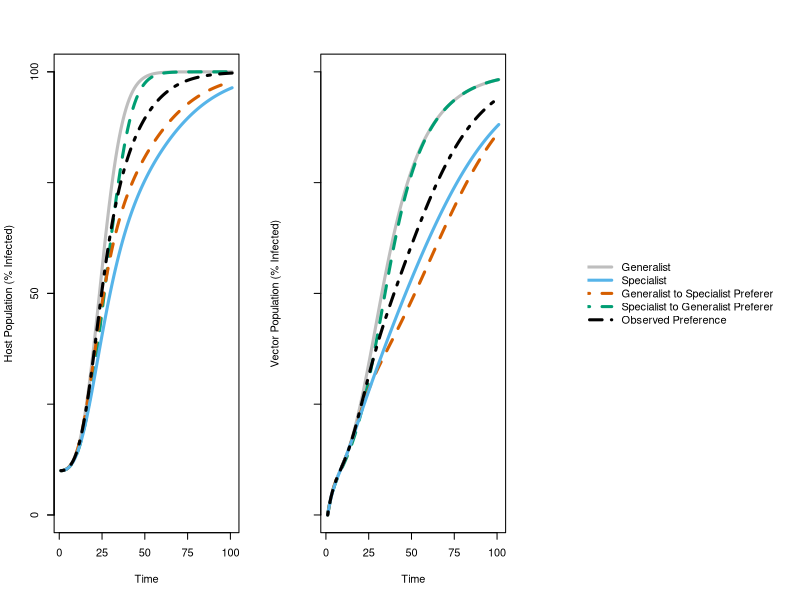

This figure's R source:
# Multihost species preference model
# Preference depends on vector status (non-viruliferous versus viruliferous) as in SingleHostModel.R
# And now also depends on species identity.
# This code is written for two species identities: annual versus perennial hosts.
# Lauren Shoemaker

# Requires library deSolve to solve differential equations
# Load library 
library(deSolve)

# Model set-up
times <- 0:100            # Total amount of time-steps to run the model
T <- 100                  # total number of plants
                          # (won't alter outcome if starting with a percent of hosts infected)
percent_annual <- .5      # Percent of the host community consisting 

starting_infection <- .1  # Percent hosts already infected
starting_vectors <- 50    # Starting vector population size


sA <- round(T*percent_annual*(1-starting_infection))        # Starting number of healthy annuals
iA <- round(T*percent_annual*starting_infection)            # Starting number of infected annuals
sP <- round(T*(1-percent_annual)*(1-starting_infection))    # Starting number of healthy perennials
iP <-round(T*(1-percent_annual)*starting_infection)         # Starting number of infected perennials
sV <- starting_vectors                                      # Starting number of healthy vectors
iV <- 0                                                     # Starting number of infected vectors
starting <- c(sA, iA, sP, iP, sV, iV)

# Model parameters
r_AI <- .2245       # Vector growth on infected annual
r_AH <- .2245       # Vector growth on healthy annual
r_PI <- .2245       # Vector growth on infected perennial
r_PH <- .2245       # Vector growth on healthy perennial
K_A <- 5            # Carrying capacity annual
K_P <- 5            # Carrying capacity perennial
beta_VA <- .05      # Transmission vector to annual
beta_VP <- .05      # Transmission vector to perennial
beta_AV <- .05      # Transmission annual to vector
beta_PV <- .05      # Transmission perennial to vector


# ----------------------------------------------------------------------------------------------------
# Create system of differential equations that will be solved using lsoda
system.eqns=function(t,N,pars) {
  
  # total number of equations
  Ndot <- numeric(6); 

  # susceptible annual 
  Ndot[1] = -beta_VA*N[6]*(i_AH*N[1]/(i_AH*N[1]+i_AI*N[2]+i_PH*N[3]+i_PI*N[4]))
  
  # infected annual 
  Ndot[2] = beta_VA*N[6]*(i_AH*N[1]/(i_AH*N[1]+i_AI*N[2]+i_PH*N[3]+i_PI*N[4]))
  
  # susceptible perennial 
  Ndot[3] = -beta_VP*N[6]*(i_PH*N[3]/(i_AH*N[1]+i_AI*N[2]+i_PH*N[3]+i_PI*N[4]))
  
  # infected perennial 
  Ndot[4] = beta_VP*N[6]*(i_PH*N[3]/(i_AH*N[1]+i_AI*N[2]+i_PH*N[3]+i_PI*N[4]))
  
  # susceptible vector
  Ndot[5] = r_AH*((h_AH*N[1]/(h_AH*N[1]+h_AI*N[2]+h_PH*N[3]+h_PI*N[4]))*
                    N[5]+(i_AH*N[1]/(i_AH*N[1]+i_AI*N[2]+i_PH*N[3]+i_PI*N[4]))*N[6])*
    (1-(((h_AH*N[1]/(h_AH*N[1]+h_AI*N[2]+h_PH*N[3]+h_PI*N[4]))*
           N[5]+(i_AH*N[1]/(i_AH*N[1]+i_AI*N[2]+i_PH*N[3]+i_PI*N[4]))*N[6])/(K_A*N[1]))) + 
    r_PH*((h_PH*N[3]/(h_AH*N[1]+h_AI*N[2]+h_PH*N[3]+h_PI*N[4]))*N[5]+
            (i_PH*N[3]/(i_AH*N[1]+i_AI*N[2]+i_PH*N[3]+i_PI*N[4]))*N[6])*
    (1-(((h_PH*N[3]/(h_AH*N[1]+h_AI*N[2]+h_PH*N[3]+h_PI*N[4]))*N[5]+
           (i_PH*N[3]/(i_AH*N[1]+i_AI*N[2]+i_PH*N[3]+i_PI*N[4]))*N[6])/(K_P*N[3]))) - 
    beta_AV*(h_AI*N[2]/(h_AH*N[1]+h_AI*N[2]+h_PH*N[3]+h_PI*N[4]))*N[5] - 
    beta_PV*(h_PI*N[4]/(h_AH*N[1]+h_AI*N[2]+h_PH*N[3]+h_PI*N[4]))*N[5]
  
  # infected vector
  Ndot[6] = r_AI*((h_AI*N[2]/(h_AH*N[1]+h_AI*N[2]+h_PH*N[3]+h_PI*N[4]))*
                    N[5]+(i_AI*N[2]/(i_AH*N[1]+i_AI*N[2]+i_PH*N[3]+i_PI*N[4]))*N[6])*
    (1-(((h_AI*N[2]/(h_AH*N[1]+h_AI*N[2]+h_PH*N[3]+h_PI*N[4]))*
           N[5]+(i_AI*N[2]/(i_AH*N[1]+i_AI*N[2]+i_PH*N[3]+i_PI*N[4]))*N[6])/(K_A*N[2]))) + 
    r_PI*((h_PI*N[4]/(h_AH*N[1]+h_AI*N[2]+h_PH*N[3]+h_PI*N[4]))*N[5]+
            (i_PI*N[4]/(i_AH*N[1]+i_AI*N[2]+i_PH*N[3]+i_PI*N[4]))*N[6])*
    (1-(((h_PI*N[4]/(h_AH*N[1]+h_AI*N[2]+h_PH*N[3]+h_PI*N[4]))*N[5]+
           (i_PI*N[4]/(i_AH*N[1]+i_AI*N[2]+i_PH*N[3]+i_PI*N[4]))*N[6])/(K_P*N[4]))) + 
    beta_AV*(h_AI*N[2]/(h_AH*N[1]+h_AI*N[2]+h_PH*N[3]+h_PI*N[4]))*N[5] + 
    beta_PV*(h_PI*N[4]/(h_AH*N[1]+h_AI*N[2]+h_PH*N[3]+h_PI*N[4]))*N[5]
  
  return(list(Ndot));
  
}

# -------------------------------------------------------------------------------------------------
# Scenarios to Run

# 1 No preference

H_I <- .5 # Preference of healthy aphids for infected plants
I_I <- .5 # Preference of infected aphids for infected plants
H_H <- .5 # Preference of healthy aphids for healthy plants
I_H <- .5 # Preference of infected aphids for healthy plants
H_P <- .5 # Preference of healthy aphids for perennial plants
H_A <- .5 # Preference of healthy aphids for annual plants
I_P <- .5 # Preference of infected aphids for perennial plants
I_A <- .5 # Preference of infected aphids for annual plants

# Composite probabilities
h_AI <- H_A*H_I
h_AH <- H_A*H_H
h_PI <- H_P*H_I
h_PH <- H_P*H_H
i_AI <- I_A*I_I
i_AH <- I_A*I_H
i_PI <- I_P*I_I
i_PH <- I_P*I_H

pars <- c(r_AH, r_AI, r_PH, r_PI, K_A, K_P, beta_VP, beta_PV, beta_AV, beta_VA, 
          h_AI, h_AH, h_PI, h_PH, i_AI, i_AH, i_PI, i_PH,  T)

# Solve system of differential equations
soln_no=ode(y=starting, times=times, func=system.eqns, parms=pars, hmax=0.1)

# 2 Specialist preference

H_I <- .5  # Preference of healthy aphids for infected plants
I_I <- .5  # Preference of infected aphids for infected plants
H_H <- .5  # Preference of healthy aphids for healthy plants
I_H <- .5  # Preference of infected aphids for healthy plants
H_P <- .85 # Preference of healthy aphids for perennial plants
H_A <- .15 # Preference of healthy aphids for annual plants
I_P <- .85 # Preference of infected aphids for perennial plants
I_A <- .15 # Preference of infected aphids for annual plants

# Composite probabilities
h_AI <- H_A*H_I
h_AH <- H_A*H_H
h_PI <- H_P*H_I
h_PH <- H_P*H_H
i_AI <- I_A*I_I
i_AH <- I_A*I_H
i_PI <- I_P*I_I
i_PH <- I_P*I_H

# Concatenate parameters
pars <- c(r_AH, r_AI, r_PH, r_PI, K_A, K_P, beta_VP, beta_PV, beta_AV, beta_VA, 
          h_AI, h_AH, h_PI, h_PH, i_AI, i_AH, i_PI, i_PH,  T)

# Solve system of differential equations
soln_s=ode(y=starting, times=times, func=system.eqns, parms=pars, hmax=0.1)

# 3 Observed preference for annuals versus perennials

H_I <- .5 # preference of healthy aphids for infected plants
I_I <- .5 # preference of infected aphids for infected plants
H_H <- .5 # preference of healthy aphids for healthy plants
I_H <- .5 # preference of infected aphids for healthy plants
H_P <- .43 # preference of healthy aphids for perennial plants
H_A <- .57 # preference of healthy aphids for annual plants
I_P <- .79 # preference of infected aphids for perennial plants
I_A <- .21 # preference of infected aphids for annual plants

# Composite probabilities
h_AI <- H_A*H_I
h_AH <- H_A*H_H
h_PI <- H_P*H_I
h_PH <- H_P*H_H
i_AI <- I_A*I_I
i_AH <- I_A*I_H
i_PI <- I_P*I_I
i_PH <- I_P*I_H

# Concatenate parameters
pars <- c(r_AH, r_AI, r_PH, r_PI, K_A, K_P, beta_VP, beta_PV, beta_AV, beta_VA, 
          h_AI, h_AH, h_PI, h_PH, i_AI, i_AH, i_PI, i_PH,  T)

# Solve system of differential equations
soln_obs=ode(y=starting, times=times, func=system.eqns, parms=pars, hmax=0.1)

# 4 Specialist to generalist switch

H_I <- .5 # preference of healthy aphids for infected plants
I_I <- .5 # preference of infected aphids for infected plants
H_H <- .5 # preference of healthy aphids for healthy plants
I_H <- .5 # preference of infected aphids for healthy plants
H_P <- .85 # preference of healthy aphids for perennial plants
H_A <- .15 # preference of healthy aphids for annual plants
I_P <- .5 # preference of infected aphids for perennial plants
I_A <- .5 # preference of infected aphids for annual plants

# Composite probabilities
h_AI <- H_A*H_I
h_AH <- H_A*H_H
h_PI <- H_P*H_I
h_PH <- H_P*H_H
i_AI <- I_A*I_I
i_AH <- I_A*I_H
i_PI <- I_P*I_I
i_PH <- I_P*I_H

# Concatenate parameters
pars <- c(r_AH, r_AI, r_PH, r_PI, K_A, K_P, beta_VP, beta_PV, beta_AV, beta_VA, 
          h_AI, h_AH, h_PI, h_PH, i_AI, i_AH, i_PI, i_PH,  T)

# Solve system of differential equations
soln_s_to_g=ode(y=starting, times=times, func=system.eqns, parms=pars, hmax=0.1)

# 5 Generalist to specialist switch

H_I <- .5 # preference of healthy aphids for infected plants
I_I <- .5 # preference of infected aphids for infected plants
H_H <- .5 # preference of healthy aphids for healthy plants
I_H <- .5 # preference of infected aphids for healthy plants
H_P <- .5 # preference of healthy aphids for perennial plants
H_A <- .5 # preference of healthy aphids for annual plants
I_P <- .85 # preference of infected aphids for perennial plants
I_A <- .15 # preference of infected aphids for annual plants

# Composite probabilities
h_AI <- H_A*H_I
h_AH <- H_A*H_H
h_PI <- H_P*H_I
h_PH <- H_P*H_H
i_AI <- I_A*I_I
i_AH <- I_A*I_H
i_PI <- I_P*I_I
i_PH <- I_P*I_H

# Concatenate parameters
pars <- c(r_AH, r_AI, r_PH, r_PI, K_A, K_P, beta_VP, beta_PV, beta_AV, beta_VA, 
          h_AI, h_AH, h_PI, h_PH, i_AI, i_AH, i_PI, i_PH,  T)

# Solve system of differential equations
soln_g_to_s=ode(y=starting, times=times, func=system.eqns, parms=pars, hmax=0.1)

# ----------------------------------------------------------------------------------------------------
# Example Plot for a community of 50/50 annuals and perennials
# Recreates figure 3c and 3d from the manuscript

# Plotting colors, color-blind friendly
red <- rgb(213,94,0,max=255)
green <- rgb(0,158,115,max=255)
blue <- rgb(86,180,233,max=255)

# Plot results from model run
quartz(width=9, height=4)
par(mfrow=c(1,3))

# First plot host population results
plot(soln_no[,3] + soln_no[,5], type="l", col="grey", lwd=3, ylim=c(0,100), 
     ylab="Host Population (% Infected)", xlab="Time", xaxt="n", yaxt="n")
axis(side=1, at=c(0, 25, 50, 75, 100), tick=TRUE, labels=TRUE)
axis(side=2, at=c(0, 25, 50, 75, 100), tick=TRUE, labels=FALSE)
axis(side=2, at=c(0, 50, 100), tick=TRUE, labels=TRUE)
lines(soln_s_to_g[,3] + soln_s_to_g[,5], col=green, lwd=3, lty=2)
lines(soln_g_to_s[,3] + soln_g_to_s[,5], col=red, lwd=3, lty=2)
lines(soln_s[,3] + soln_s[,5], col=blue, lwd=3, lty=1)
lines(soln_obs[,3] + soln_obs[,5], col="black", lwd=3, lty=4)

# Then plot vector population results
plot(100*soln_no[,7]/(soln_no[,6]+soln_no[,7]), type="l", col="grey", 
     lwd=3, ylim=c(0,100), ylab="Vector Population (% Infected)", xlab="Time", xaxt="n", yaxt="n")
axis(side=1, at=c(0, 25, 50, 75, 100), tick=TRUE, labels=TRUE)
axis(side=2, at=c(0, 25, 50, 75, 100), tick=TRUE, labels=FALSE)
lines(100*soln_s_to_g[,7]/(soln_s_to_g[,6]+soln_s_to_g[,7]), col=green, lwd=3, lty=2)
lines(100*soln_g_to_s[,7]/(soln_g_to_s[,6]+soln_g_to_s[,7]), col=red, lwd=3, lty=2)
lines(100*soln_s[,7]/(soln_s[,6]+soln_s[,7]), col=blue, lwd=3, lty=1)
lines(100*soln_obs[,7]/(soln_obs[,6]+soln_obs[,7]), col="black", lwd=3, lty=4)

plot.new()
legend("center", c("Generalist", "Specialist", 
                   "Generalist to Specialist Preference",
                   "Specialist to Generalist Preference", 
                   "Observed Preference"), 
       col=c("grey",blue, red, green, "black"), 
       lwd=c(3,3, 3,3,3), lty=c(1, 1, 2, 2, 4), bty="n", seg.len = 3.5)
